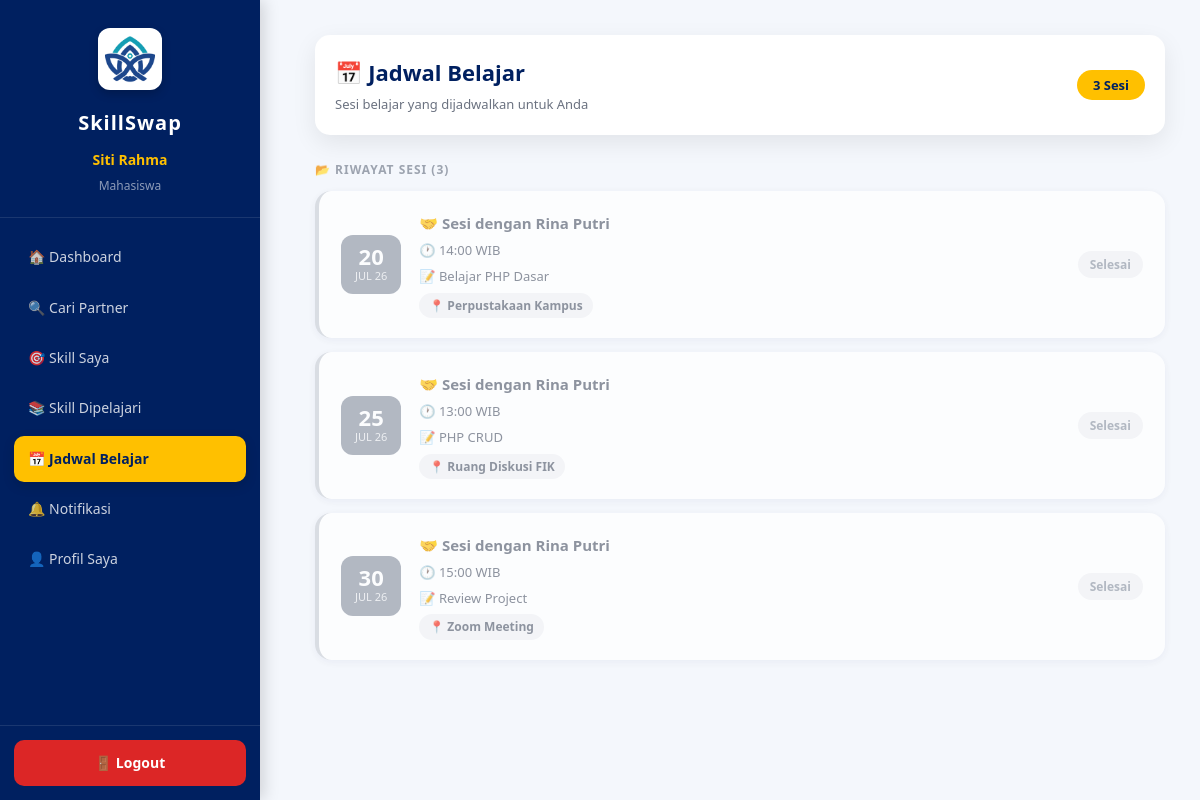
The app's page /mahasiswa/jadwal.php (signed in) with its own data.
### tables this page shows
CREATE TABLE `jadwal_belajar` (
  `id_jadwal` int(11) NOT NULL,
  `id_pertukaran` int(11) NOT NULL,
  `tanggal` date NOT NULL,
  `jam` time NOT NULL,
  `lokasi` varchar(150) NOT NULL,
  `catatan` text DEFAULT NULL
);

CREATE TABLE `pengguna` (
  `id_pengguna` int(11) NOT NULL,
  `nama_lengkap` varchar(100) NOT NULL,
  `nim` varchar(20) NOT NULL,
  `email` varchar(100) NOT NULL,
  `kata_sandi` varchar(255) NOT NULL,
  `fakultas` varchar(100) DEFAULT NULL,
  `program_studi` varchar(100) DEFAULT NULL,
  `foto` varchar(255) DEFAULT NULL,
  `level` enum('admin','mahasiswa') DEFAULT 'mahasiswa',
  `tanggal_daftar` timestamp NOT NULL DEFAULT current_timestamp()
);

### config/koneksi.php (called while the page is built, shortened)
<?php
$host = "localhost";
$user = "root";
$pass = "";
$db   = "skillswap_kampus";
$koneksi = mysqli_connect($host, $user, $pass, $db);
mysqli_set_charset($koneksi, "utf8mb4");
function db_query($sql, $types = "", ...$params) {
    global $koneksi;
    $stmt = mysqli_prepare($koneksi, $sql);
    if ($types && $params) {
        mysqli_stmt_bind_param($stmt, $types, ...$params);
    }
    mysqli_stmt_execute($stmt);
    $result = mysqli_stmt_get_result($stmt);
    return $result;
}
?>

### mahasiswa/jadwal.php (the view, shortened to what this page needs)
<?php
include "../config/koneksi.php";
$id = (int)$_SESSION['id_pengguna'];
$data = db_query(
    "SELECT jb.*, pp.status,
            u1.nama_lengkap AS pengirim, u2.nama_lengkap AS penerima
     FROM jadwal_belajar jb
     JOIN permintaan_pertukaran pp ON jb.id_pertukaran = pp.id_pertukaran
     JOIN pengguna u1 ON pp.pengirim = u1.id_pengguna
     JOIN pengguna u2 ON pp.penerima = u2.id_pengguna
     WHERE pp.pengirim = ? OR pp.penerima = ?
     ORDER BY jb.tanggal ASC, jb.jam ASC",
    "ii", $id, $id
);
$rows = [];
while ($r = mysqli_fetch_assoc($data)) $rows[] = $r;
$upcoming = [];
$past = [];
$today = date('Y-m-d');
foreach ($rows as $r) {
    if ($r['tanggal'] >= $today) $upcoming[] = $r;
    else $past[] = $r;
}
?>
<!DOCTYPE html>
<html lang="id">
<head>
<link rel="stylesheet" href="../assets/css/style.css">
</head>
<body>
<?php include "sidebar_mahasiswa.php"; ?>
<div class="main-content">
    <div class="topbar" style="display:flex; justify-content:space-between; align-items:center;">
        <div>
            <h1 style="font-size:22px; color:var(--navy); margin:0;">📅 Jadwal Belajar</h1>
            <p style="color:#6b7280; font-size:13px; margin:4px 0 0;">Sesi belajar yang dijadwalkan untuk Anda</p>
        </div>
        <span style="background:var(--gold); color:var(--navy); padding:5px 16px; border-radius:20px; font-size:13px; font-weight:700;">
            <?= count($rows); ?> Sesi
        </span>
    </div>
    <?php if (empty($rows)): ?>
    <div class="card">
        <div class="empty-state">
            <div style="font-size:48px; margin-bottom:12px;">📭</div>
            <p style="font-size:16px; font-weight:600; color:var(--navy);">Belum ada jadwal belajar</p>
            <p style="font-size:14px; max-width:340px; margin:0 auto;">
                Jadwal akan dibuat oleh admin setelah permintaan pertukaran Anda diterima.
                Pastikan Anda sudah mengajukan dan menerima permintaan pertukaran terlebih dahulu.
            </p>
            <a href="cari_partner.php" class="btn btn-primary" style="margin-top:20px; display:inline-block;">
                🔍 Cari Partner Sekarang
            </a>
        </div>
    </div>
    <?php else: ?>
    <?php if (!empty($past)): ?>
    <div class="section-label">📂 Riwayat Sesi (<?= count($past); ?>)</div>
    <?php foreach ($past as $r):
        $partner = ($r['pengirim'] === $_SESSION['nama']) ? $r['penerima'] : $r['pengirim'];
    ?>
    <div class="jadwal-card past">
        <div class="jadwal-date">
            <div class="day"><?= date('d', strtotime($r['tanggal'])); ?></div>
            <div class="mon"><?= date('M y', strtotime($r['tanggal'])); ?></div>
        </div>
        <div class="jadwal-info">
            <div class="jadwal-partner" style="color:#6b7280;">🤝 Sesi dengan <?= htmlspecialchars($partner); ?></div>
            <div class="jadwal-meta">🕐 <?= date('H:i', strtotime($r['jam'])); ?> WIB</div>
            <?php if ($r['catatan']): ?>
            <div class="jadwal-meta">📝 <?= htmlspecialchars($r['catatan']); ?></div>
            <?php endif; ?>
            <span class="jadwal-loc" style="background:#f3f4f6; color:#6b7280;">📍 <?= htmlspecialchars($r['lokasi']); ?></span>
        </div>
        <span class="badge-past">Selesai</span>
    </div>
    <?php endforeach; ?>
    <?php endif; ?>
    <?php endif; ?>
</div>
</body>
</html>

### assets/css/style.css (style rules this page uses)
* { margin:0; padding:0; box-sizing:border-box; font-family:'Segoe UI',sans-serif; }
:root { --navy:#002060; --gold:#FFC000; --white:#ffffff; --bg:#f4f7fc; --success:#16a34a; --danger:#dc2626; --warning:#f59e0b; --shadow: 0 8px 25px rgba(0,0,0,.08); }
html { scroll-behavior:smooth; }
body { background:var(--bg); color:#333; overflow-x:hidden; line-height:1.6; }
.main-content { margin-left:280px; padding:35px; }
.topbar { background:white; padding:20px; border-radius:15px; margin-bottom:25px; box-shadow:var(--shadow); }

### mahasiswa/jadwal.php (style rules this page uses)
.jadwal-card { background: white; border-radius: 16px; padding: 20px 22px; margin-bottom: 14px; box-shadow: 0 2px 10px rgba(0,32,96,.07); border-left: 4px solid var(--navy); display: flex; align-items: center; gap: 18px; }
.jadwal-card.past { border-left-color: #d1d5db; opacity: .75; }
.jadwal-date { background: var(--navy); color: white; border-radius: 12px; padding: 10px 14px; text-align: center; min-width: 60px; flex-shrink: 0; }
.jadwal-card.past .jadwal-date { background: #9ca3af; }
.jadwal-date .day { font-size: 22px; font-weight: 800; line-height: 1; }
.jadwal-date .mon { font-size: 11px; opacity: .8; text-transform: uppercase; }
.jadwal-info { flex: 1; }
.jadwal-partner { font-weight: 700; color: var(--navy); font-size: 15px; }
.jadwal-meta { font-size: 13px; color: #6b7280; margin-top: 5px; }
.jadwal-loc { display:inline-flex; align-items:center; gap:5px; background:#f0f4ff; color:var(--navy); padding:3px 10px; border-radius:20px; font-size:12px; font-weight:600; margin-top:6px; }
.section-label { font-size:12px; font-weight:700; text-transform:uppercase; letter-spacing:1px; color:#9ca3af; margin:20px 0 12px; }
.badge-past { background:#f3f4f6; color:#9ca3af; padding:4px 12px; border-radius:20px; font-size:12px; font-weight:600; }

### records on screen
jadwal_belajar: tanggal "20", tanggal "JUL 26", pengguna.nama_lengkap "Rina Putri", jam "14:00", catatan "Belajar PHP Dasar", lokasi "Perpustakaan Kampus"
jadwal_belajar: tanggal "25", tanggal "JUL 26", pengguna.nama_lengkap "Rina Putri", jam "13:00", catatan "PHP CRUD", lokasi "Ruang Diskusi FIK"
jadwal_belajar: tanggal "30", tanggal "JUL 26", pengguna.nama_lengkap "Rina Putri", jam "15:00", catatan "Review Project", lokasi "Zoom Meeting"

### other values on screen
$_SESSION['nama'] "Siti Rahma"
count($rows) "3"
count($past) "3"
